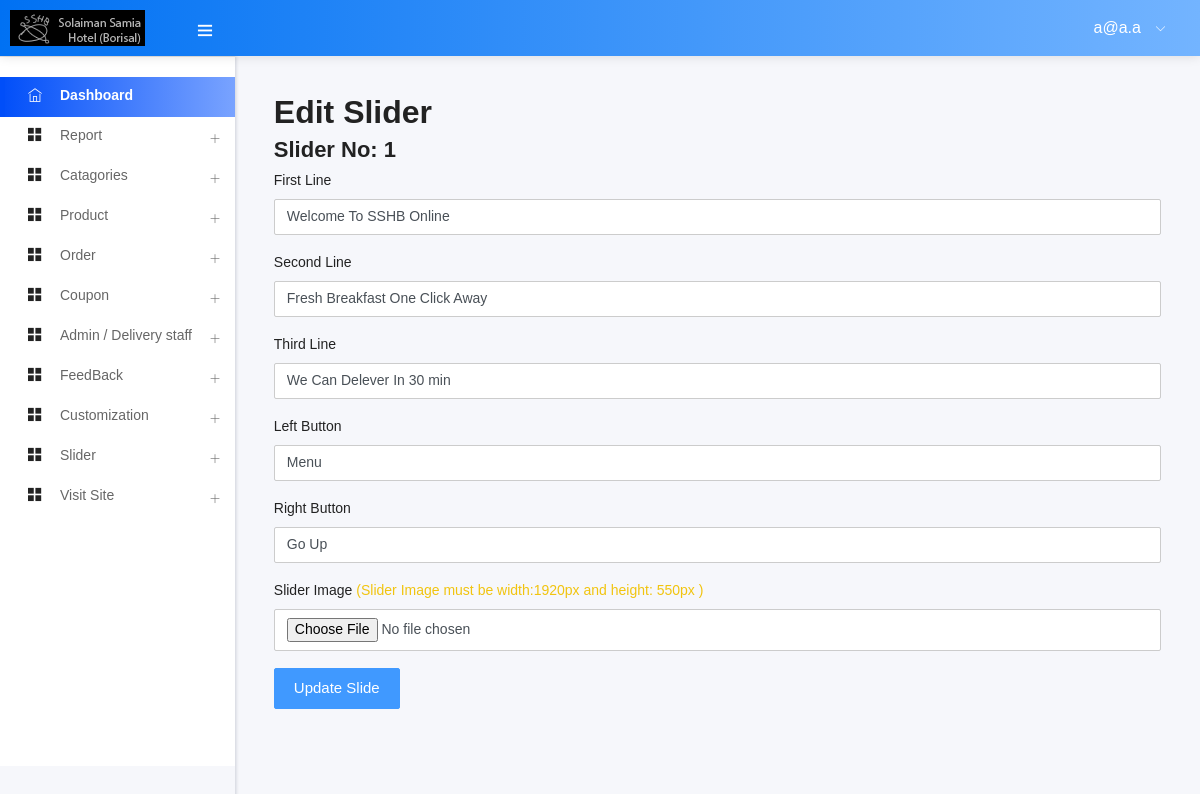
The app's page /admin/edit_slider.php?status=edit&&id=1 (signed in), older data.
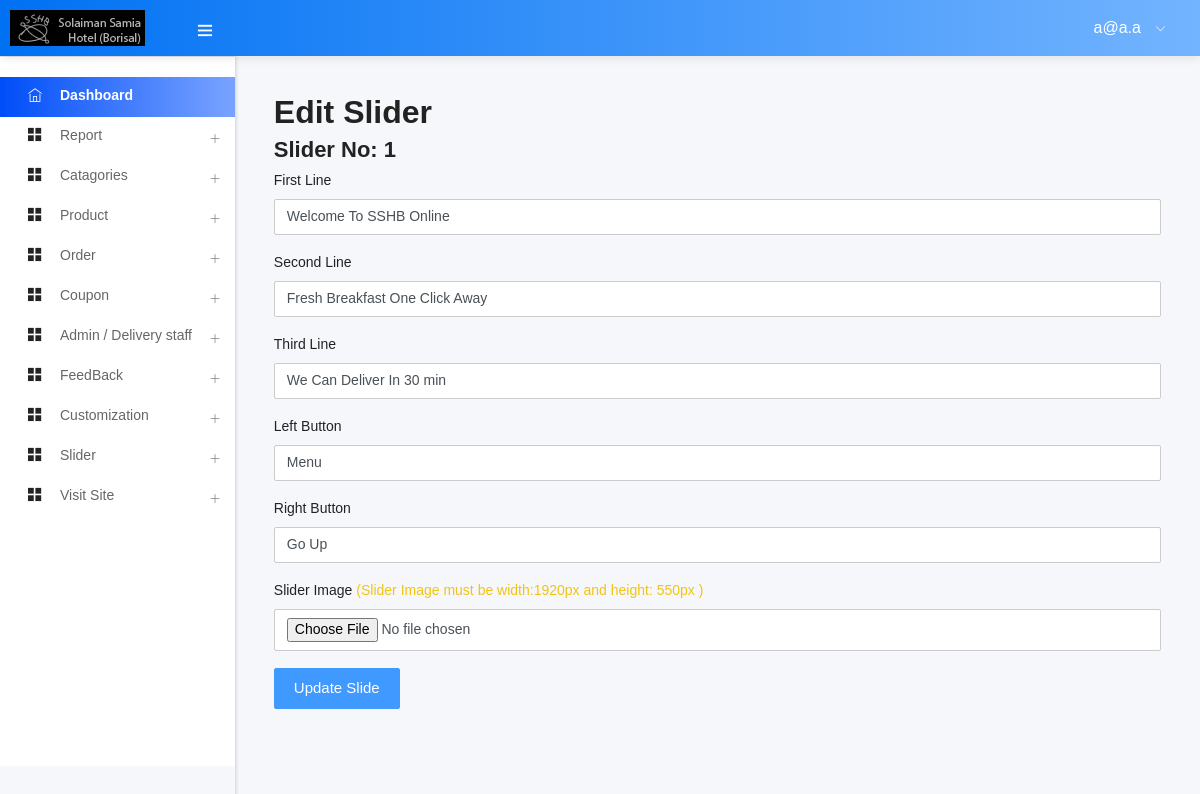
The same page, newer data.
### tables this page shows
CREATE TABLE `slider` (
  `slider_id` int(11) NOT NULL,
  `first_line` varchar(255) NOT NULL,
  `second_line` varchar(255) NOT NULL,
  `third_line` varchar(255) NOT NULL,
  `btn_left` varchar(25) NOT NULL,
  `btn_right` varchar(25) NOT NULL,
  `slider_img` varchar(255) NOT NULL
);

### admin/edit_slider.php (called while the page is built, shortened)
<?php
    include ("template.php");
?>

### admin/class/adminback.php (called while the page is built, shortened)
<?php
class  adminback
{
    private $connection;
    function __construct()
    {
        $dbhost = "localhost";
        $dbuser = "root";
        $dbpass = "";
        $dbname = "sshb";
        $this->connection = mysqli_connect($dbhost, $dbuser, $dbpass, $dbname);
    }
    function slide_By_id($id)
    {
        $query = "SELECT * FROM `slider` WHERE `slider_id`=$id";
        if (mysqli_query($this->connection, $query)) {
            $row = mysqli_query($this->connection, $query);
            return $row;
        }
    }
}

### admin/views/edit_slider_view.php (the view, shortened to what this page needs)
<?php
if (isset($_GET['status'])) {
    if ($_GET['status'] == "edit") {
        $slide_id = $_GET['id'];
    }
}
$row = $obj->slide_By_id($slide_id);
$slide = mysqli_fetch_assoc($row);
?>
<h2>Edit Slider</h2>
<form action="" method="post" enctype="multipart/form-data">
    <h4>Slider No: <?php echo $slide['slider_id'] ?></h4>
    <div class="form-group">
        <label for="first_line">First Line</label>
        <input type="text" name="first_line" class="form-control" value="<?php echo $slide['first_line'] ?>">
    </div>
    <div class="form-group">
        <label for="second_line">Second Line</label>
        <input type="text" name="second_line" class="form-control" value="<?php echo $slide['second_line'] ?>">
    </div>
    <div class="form-group">
        <label for="third_line">Third Line</label>
        <input type="text" name="third_line" class="form-control" value="<?php echo $slide['third_line'] ?>">
    </div>
    <div class="form-group">
        <label for="btn_left">Left Button</label>
        <input type="text" name="btn_left" class="form-control" value="<?php echo $slide['btn_left'] ?>">
    </div>
    <div class="form-group">
        <label for="btn_right">Right Button</label>
        <input type="text" name="btn_right" class="form-control" value="<?php echo $slide['btn_right'] ?>">
    </div>
    <div class="form-group">
        <label for="slider_img">Slider Image <span class="text-warning">(Slider Image must be width:1920px and height: 550px )</span> </label>
        <input type="file" name="slider_img" class="form-control" required>
    </div>
    <input type="submit" value="Update Slide" name="update_slider_btn" class="btn btn-primary">
</form>

Row changes from the older to the newer data that the page shows:
changed slider "Welcome To SSHB Online": third_line "We Can Delever In 30 min" → "We Can Deliver In 30 min"
